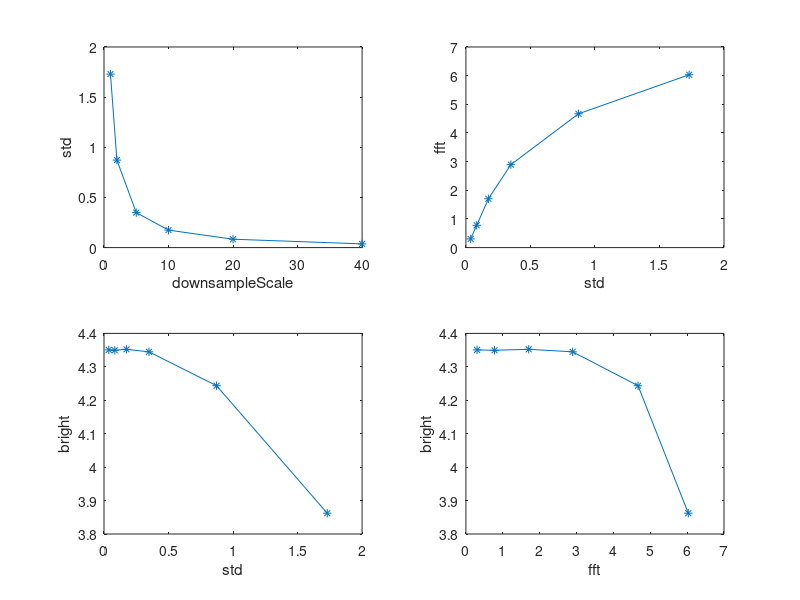

Reproduce this figure in MATLAB.
clear;
% I = rand(320,320)*5.5;
% I_fft = fft2(I);
% 
% % J = imread('figure5-3.png');
% % J = imnoise(I,'gaussian',1,0.01);
% % J = imnoise(I,'salt & pepper',0.1);
% J = I;
% J_fft = fft2(J);
% 
% J_fft = fftshift(J_fft); % Center FFT
% J_fft = abs(J_fft); % Get the magnitude
% J_fft = log(J_fft+1); % Use log, for perceptual scaling, and +1 since log(0) is undefined
% % J_fft = mat2gray(J_fft); % Use mat2gray to scale the image between 0 and 1
% 
% figure;
% 
% subplot(1,2,1);
% imagesc(J)
% colorbar
% axis equal
% axis off
% 
% subplot(1,2,2);
% imagesc(J_fft); % Display the result
% colorbar
% axis equal
% axis off

std=[1.73,0.87223,0.34858,0.17422,0.08362,0.036857];
fft=[6.0312,4.6683,2.8952,1.7031,0.77638,0.30214];
bright=[3.8622,4.2435,4.3449,4.3524,4.3495,4.3506];
downsampleScale = [1,2,5,10,20,40];



figure;

subplot(2,2,1);
plot(downsampleScale,std,'*-');
xlabel('downsampleScale');
ylabel('std');

subplot(2,2,2);
plot(std,fft,'*-');
xlabel('std');
ylabel('fft');

subplot(2,2,3);
plot(std,bright,'*-');
xlabel('std');
ylabel('bright');

subplot(2,2,4);
plot(fft,bright,'*-');
xlabel('fft');
ylabel('bright');